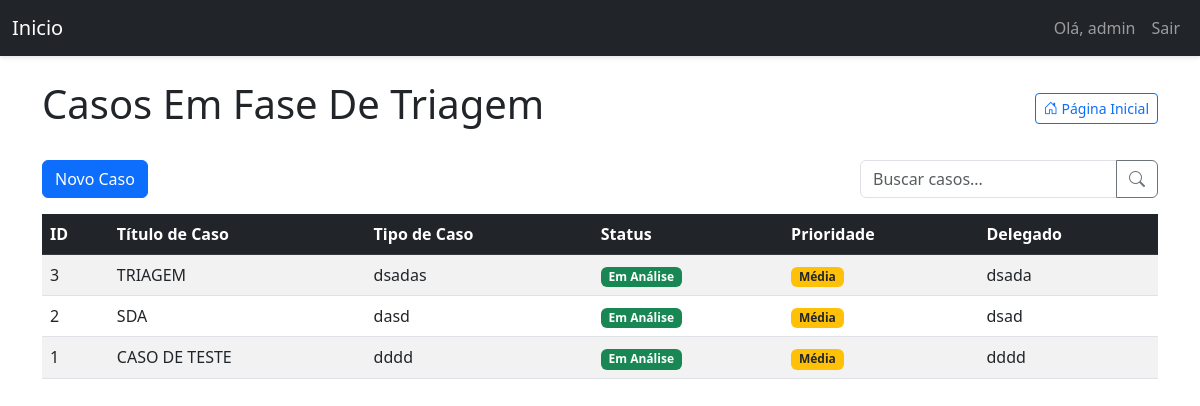
Before: /dashboard/ (signed in) with the older database file.
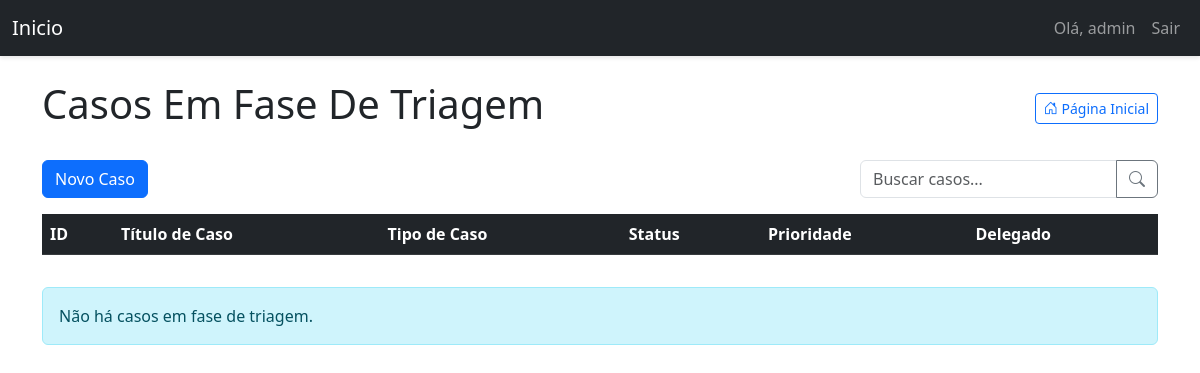
After: the same page with the newer database file.
### models.py (models this page shows, shortened)
class User(UserMixin, db.Model):
    id = db.Column(db.Integer, primary_key=True)
    username = db.Column(db.String(64), index=True, unique=True)
    email = db.Column(db.String(120), index=True, unique=True)
    password_hash = db.Column(db.String(128))
    is_admin = db.Column(db.Boolean, default=False)
    tickets = db.relationship('Ticket', backref='author', lazy='dynamic', cascade="all, delete-orphan")
    comments = db.relationship('Comment', backref='author', lazy='dynamic', cascade="all, delete-orphan")
    attachments = db.relationship('Attachment', backref='author', lazy='dynamic')
    appointments = db.relationship('Appointment', backref='user', lazy='dynamic', cascade="all, delete-orphan")
    advogados = db.relationship('Advogado', backref='owner_user', lazy='dynamic', cascade="all, delete-orphan")

class Ticket(db.Model):
    id = db.Column(db.Integer, primary_key=True)
    ticket_code = db.Column(db.String(30), unique=True)
    title = db.Column(db.String(140))
    description = db.Column(db.Text)
    case_number = db.Column(db.String(50))
    status = db.Column(db.String(20), default='Em Análise')
    priority = db.Column(db.String(20), default='Média')
    created_at = db.Column(db.DateTime, index=True, default=datetime.utcnow)
    updated_at = db.Column(db.DateTime, index=True, default=datetime.utcnow)
    user_id = db.Column(db.Integer, db.ForeignKey('user.id'))
    delegado = db.Column(db.String(100))
    comments = db.relationship('Comment', backref='ticket', lazy='dynamic', cascade="all, delete-orphan")
    attachments = db.relationship('Attachment', backref='ticket', lazy='dynamic', cascade="all, delete-orphan")
    todos = db.relationship('TodoItem', backref='ticket', lazy='dynamic', cascade="all, delete-orphan")

### triagem/routes/dashboard.py (the view)
@dashboard_bp.route('/')  # Rota vazia, que combina com o prefixo '/dashboard' em app.py
@login_required
def dashboard():
    search_term = request.args.get('search', '')
    query = Ticket.query
    if not current_user.is_admin:
        query = query.filter(Ticket.user_id == current_user.id)
    if search_term:
        query = query.filter(
            (Ticket.title.ilike(f'%{search_term}%')) |
            (Ticket.case_number.ilike(f'%{search_term}%')) |
            (Ticket.description.ilike(f'%{search_term}%'))
        )
    status_order = {'Em Análise': 1, 'Em Espera': 2, 'Arquivado': 3}
    priority_order = {'Alta': 1, 'Média': 2, 'Baixa': 3}
    query = query.order_by(
        db.case(status_order, value=Ticket.status),
        db.case(priority_order, value=Ticket.priority),
        Ticket.updated_at.desc()
    )
    tickets = query.all()
    return render_template('dashboard.html', tickets=tickets, search_term=search_term)

### triagem/templates/dashboard.html (shortened to what this page needs)
{% extends "base.html" %}
{% block content %}
<div class="d-flex justify-content-between align-items-center mb-4 flex-wrap">
    <h1>Casos Em Fase De Triagem</h1>
    <a href="{{ url_for('main.index') }}" class="btn btn-outline-primary btn-sm">
        <i class="bi bi-house-door"></i> Página Inicial
    </a>
</div>
<div class="d-flex justify-content-between mb-3 flex-wrap">
    <a href="{{ url_for('ticket.create_ticket') }}" class="btn btn-primary">Novo Caso</a>
    <form method="GET" action="{{ url_for('dashboard.dashboard') }}" class="d-flex ms-md-auto mt-2 mt-md-0">
        <div class="input-group">
            <input type="text" name="search" class="form-control" placeholder="Buscar casos..." value="{{ request.args.get('search', '') }}">
            <button class="btn btn-outline-secondary" type="submit">
                <i class="bi bi-search"></i>
            </button>
        </div>
    </form>
</div>
<div class="table-responsive">
    <table class="table table-striped table-hover">
        <thead class="table-dark">
            <tr>
                <th>ID</th>
                <th>Título de Caso</th>
                <th>Tipo de Caso</th>
                <th>Status</th>
                <th>Prioridade</th>
                <th>Delegado</th>
            </tr>
        </thead>
        <tbody>
            {% for ticket in tickets %}
            <tr class="clickable-row" data-href="{{ url_for('ticket.view_ticket', ticket_id=ticket.id) }}">
                <td>{{ ticket.id }}</td>
                <td>{{ ticket.title }}</td>
                <td>{{ ticket.case_number }}</td>
                <td>
                    <span class="badge
                        {% if ticket.status == 'Em Análise' %}bg-success
                        {% elif ticket.status == 'Em Espera' %}bg-warning text-dark
                        {% elif ticket.status == 'Arquivado' %}bg-secondary
                        {% else %}bg-info{% endif %}">
                        {{ ticket.status }}
                    </span>
                </td>
                <td>
                    <span class="badge
                        {% if ticket.priority == 'Alta' %}bg-danger
                        {% elif ticket.priority == 'Média' %}bg-warning text-dark
                        {% elif ticket.priority == 'Baixa' %}bg-info
                        {% else %}bg-secondary{% endif %}">
                        {{ ticket.priority }}
                    </span>
                </td>
                <td>{{ ticket.delegado }}</td>
            </tr>
            {% endfor %}
        </tbody>
    </table>
</div>
{% if tickets|length == 0 and not request.args.get('search') %}
<div class="alert alert-info mt-3" role="alert">
    Não há casos em fase de triagem.
</div>
{% elif tickets|length == 0 and request.args.get('search') %}
<div class="alert alert-warning mt-3" role="alert">
    Nenhum caso encontrado para a busca "{{ request.args.get('search') }}". Tente outro termo.
</div>
{% endif %}
{% endblock %}

### triagem/templates/base.html (shortened to what this page needs)
<!DOCTYPE html>
<html lang="pt-BR">
<head>
    {% block styles %}
        <link rel="stylesheet" href="https://cdn.jsdelivr.net/npm/bootstrap-icons@1.8.0/font/bootstrap-icons.css">
        <link rel="stylesheet" href="{{ url_for('static', filename='css/triagem.css') }}">
        <link href="https://cdn.jsdelivr.net/npm/bootstrap@5.3.0/dist/css/bootstrap.min.css" rel="stylesheet">
    {% endblock %}
</head>
<body>
    <nav class="navbar navbar-expand-lg navbar-dark bg-dark">
        <div class="container-fluid">
            <a class="navbar-brand" href="{{ url_for('main.index') }}">Inicio</a>
            <div class="collapse navbar-collapse" id="navbarNav">
                <ul class="navbar-nav ms-auto">
                    {% if current_user.is_authenticated %}
                    <li class="nav-item">
                        <span class="nav-link">Olá, {{ current_user.username }}</span>
                    </li>
                    <li class="nav-item">
                        <a class="nav-link" href="{{ url_for('auth.logout') }}">Sair</a>
                    </li>
                    {% else %}
                    <li class="nav-item">
                        <a class="nav-link" href="{{ url_for('auth.login') }}">Login</a>
                    </li>
                    {% endif %}
                </ul>
            </div>
        </div>
    </nav>
    <div class="container mt-4">
        {% block content %}{% endblock %}
    </div>
</body>
</html>

### static/css/triagem.css (style rules this page uses)
body { background-color: #f8f9fa; padding-bottom: 50px; font-family: 'Open Sans', sans-serif; }
.navbar { box-shadow: 0 2px 4px rgba(0,0,0,.1); }
.table th { background-color: #f8f9fa; }
::placeholder { color: #6c757d; opacity: 1; }

Changed rows visible on the page:
removed Ticket: id "3", title "TRIAGEM", case_number "dsadas", status "Em Análise", priority "Média", delegado "dsada"
removed Ticket: id "2", title "SDA", case_number "dasd", status "Em Análise", priority "Média", delegado "dsad"
removed Ticket: id "1", title "CASO DE TESTE", case_number "dddd", status "Em Análise", priority "Média", delegado "dddd"
Other visible differences:
text now shown: "Não há casos em fase de triagem."
